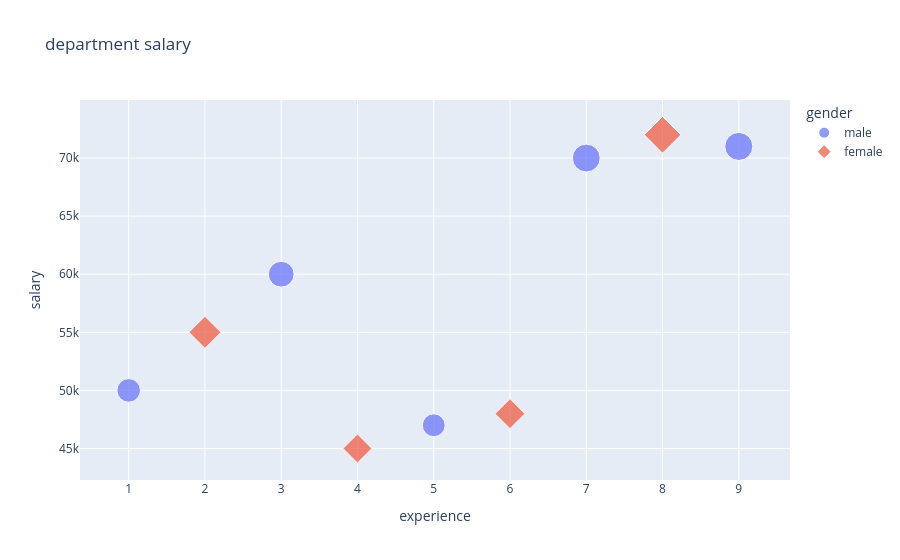

The notebook cell this image was saved under:
### Code cell
# bubble scatter
fig = px.scatter(
                df ,
                x = 'experience' , 
                y = 'salary' , 
                color = 'gender' , 
                title = 'department salary' ,
                size='salary' ,
                symbol = 'gender'
                )
fig.show()

### Figure 1 — Plotly figure (JSON) as saved in the notebook; plotly's stock layout.template omitted (floating-point values rounded to 4 significant figures)
{"data": [{"hovertemplate": "gender=male<br>experience=%{x}<br>salary=%{marker.size}<extra></extra>", "legendgroup": "male", "marker": {"color": "#636efa", "size": [50000, 60000, 47000, 70000, 71000], "sizemode": "area", "sizeref": 180, "symbol": "circle"}, "mode": "markers", "name": "male", "orientation": "v", "showlegend": true, "type": "scatter", "x": [1, 3, 5, 7, 9], "xaxis": "x", "y": [50000, 60000, 47000, 70000, 71000], "yaxis": "y"}, {"hovertemplate": "gender=female<br>experience=%{x}<br>salary=%{marker.size}<extra></extra>", "legendgroup": "female", "marker": {"color": "#EF553B", "size": [55000, 45000, 48000, 72000], "sizemode": "area", "sizeref": 180, "symbol": "diamond"}, "mode": "markers", "name": "female", "orientation": "v", "showlegend": true, "type": "scatter", "x": [2, 4, 6, 8], "xaxis": "x", "y": [55000, 45000, 48000, 72000], "yaxis": "y"}], "layout": {"legend": {"itemsizing": "constant", "title": {"text": "gender"}, "tracegroupgap": 0}, "title": {"text": "department salary"}, "xaxis": {"anchor": "y", "domain": [0, 1], "title": {"text": "experience"}}, "yaxis": {"anchor": "x", "domain": [0, 1], "title": {"text": "salary"}}}}
